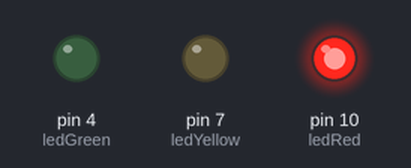
Recording of a sketch running on a simulated Arduino Uno, built with avr-gcc and run on an emulated ATmega328P. On the bench: output pins drawn as LEDs (lit = HIGH).

Above: at 3.0 s.
At 10.0 s:
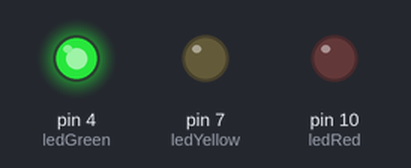
At 15.5 s:
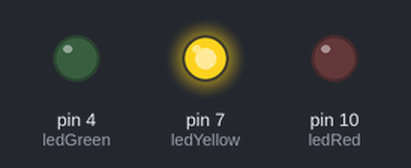
Timing chart, 0 to 22.1 s (numbered marks = the images above):
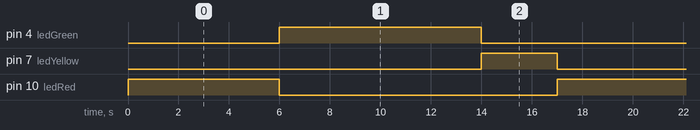

The sketch:

tuto-4.ino
```cpp
int ledRed=10;
int ledYellow=7;
int ledGreen=4;

void setup() {
  pinMode(ledRed, OUTPUT);
  pinMode(ledYellow, OUTPUT);
  pinMode(ledGreen, OUTPUT);
}

void loop() {
  digitalWrite(ledRed, HIGH); // Allume feu rouge
  delay(6000); // Attend 6s
  digitalWrite(ledRed, LOW); // Eteind feu rouge

  digitalWrite(ledGreen, HIGH); // Allume feu vert
  delay(8000); // Attend 8s
  digitalWrite(ledGreen, LOW); // Eteind feu vert

  digitalWrite(ledYellow, HIGH); // Allume feu orange
  delay(3000); // Attend 3s
  digitalWrite(ledYellow, LOW); // Eteind feu orange
}
```

Measured:
- by itself, pin 4 (ledGreen): alternates HIGH for 8.0 s and LOW for 9.0 s
- by itself, pin 7 (ledYellow): alternates HIGH for 3.0 s and LOW for 14.0 s
- by itself, pin 10 (ledRed): alternates HIGH for 6.0 s and LOW for 11.0 s
